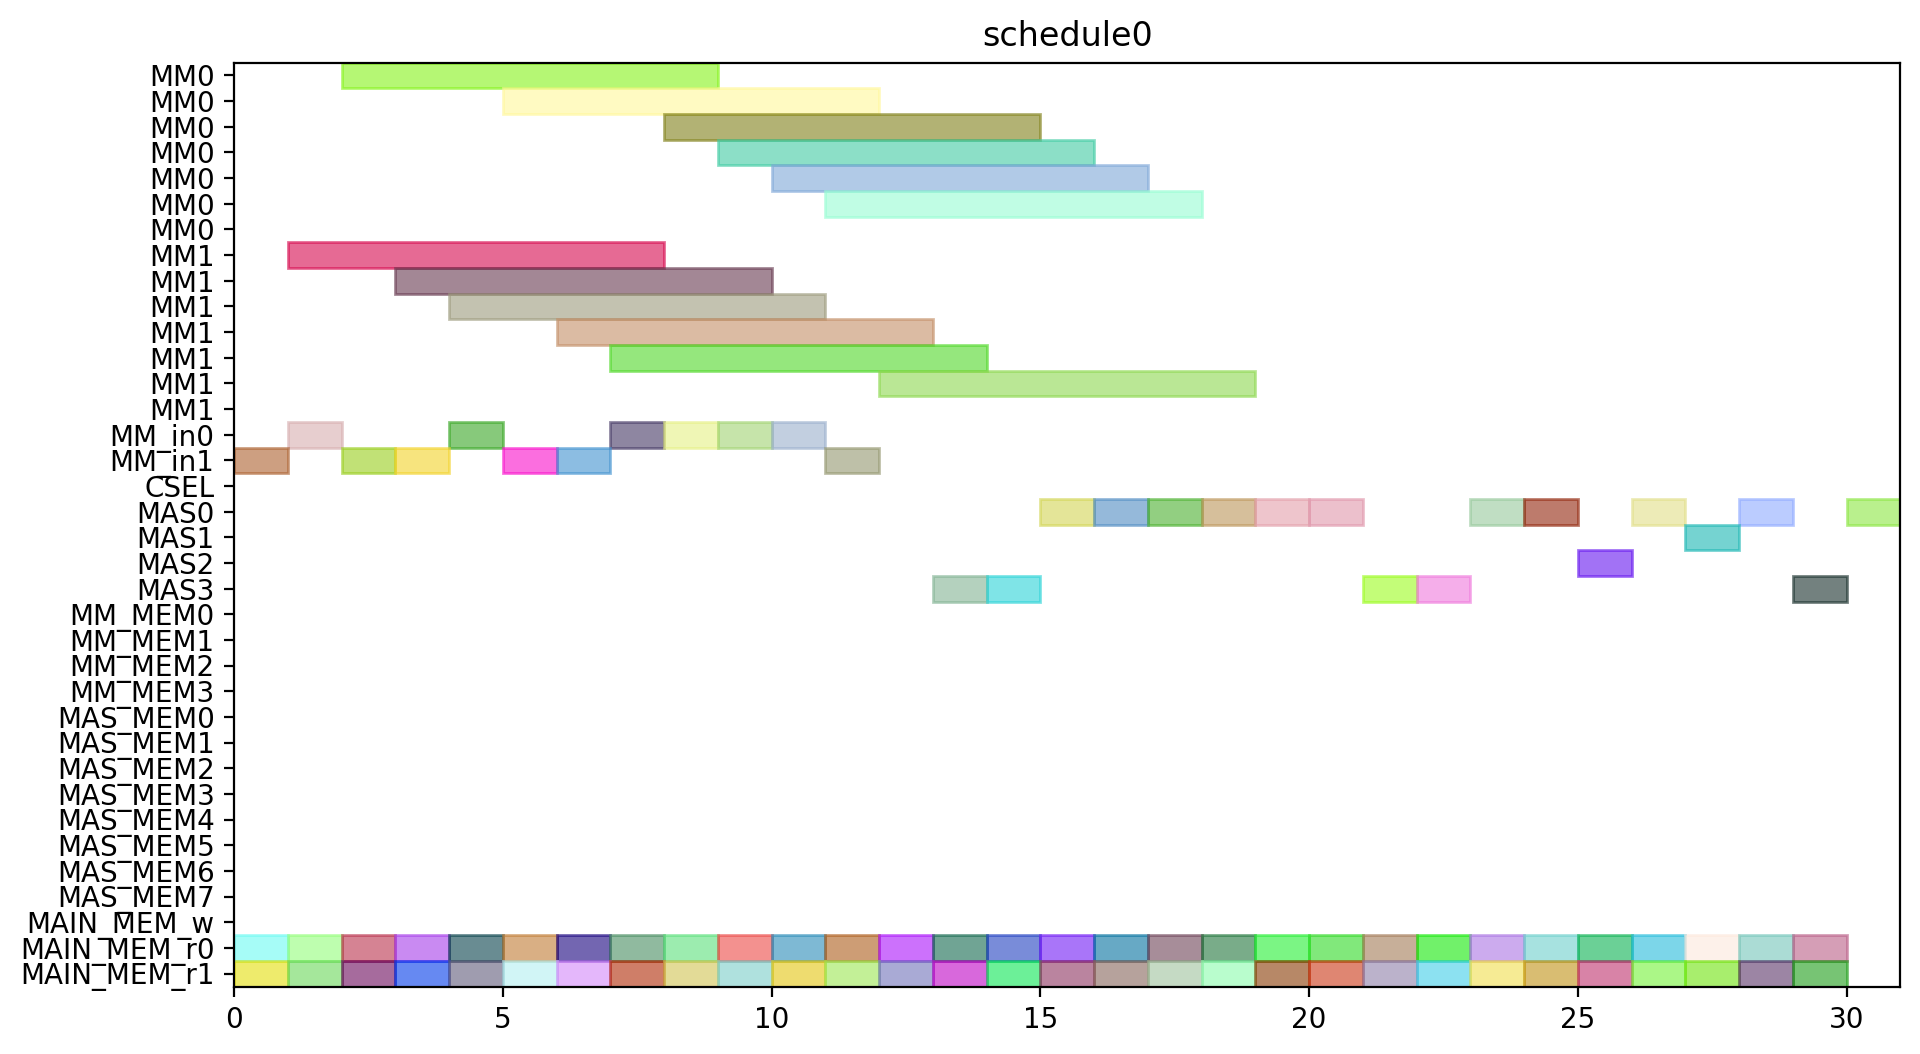

Write the Python code that produced this figure.
from pyschedule import Scenario, solvers, plotters, alt


def solve():
	horizon = 120
	S = Scenario("schedule0", horizon=horizon)

	# resource
	MM = S.Resources('MM', num=2, size=7)
	MM_in = S.Resources('MM_in', num=2)
	CSEL = S.Resource('CSEL')
	MAS = S.Resources('MAS', num=4, size=1, periods=range(1, horizon))
	MM_MEM = S.Resources('MM_MEM', num=4)
	MAS_MEM = S.Resources('MAS_MEM', num=8)
	MAIN_MEM_w = S.Resource('MAIN_MEM_w', size=1)
	MAIN_MEM_r = S.Resources('MAIN_MEM_r', num=2)

	# result of previous scheduling

	# new tasks
	c_t0_t0_t0 = S.Task('c_t0_t0_t0', length=7, delay_cost=1)
	c_t0_t0_t0 += alt(MM)
	c_t0_t0_t0_in = S.Task('c_t0_t0_t0_in', length=1, delay_cost=1)
	c_t0_t0_t0_in += alt(MM_in)
	S += c_t0_t0_t0_in*MM_in[0]<=c_t0_t0_t0*MM[0]
	S += c_t0_t0_t0_in*MM_in[1]<=c_t0_t0_t0*MM[1]
	c_t0_t0_t0_mem0 = S.Task('c_t0_t0_t0_mem0', length=1, delay_cost=1)
	c_t0_t0_t0_mem0 += MAIN_MEM_r[0]
	S += c_t0_t0_t0_mem0 <= c_t0_t0_t0

	c_t0_t0_t0_mem1 = S.Task('c_t0_t0_t0_mem1', length=1, delay_cost=1)
	c_t0_t0_t0_mem1 += MAIN_MEM_r[1]
	S += c_t0_t0_t0_mem1 <= c_t0_t0_t0

	c_t0_t0_t1 = S.Task('c_t0_t0_t1', length=7, delay_cost=1)
	c_t0_t0_t1 += alt(MM)
	c_t0_t0_t1_in = S.Task('c_t0_t0_t1_in', length=1, delay_cost=1)
	c_t0_t0_t1_in += alt(MM_in)
	S += c_t0_t0_t1_in*MM_in[0]<=c_t0_t0_t1*MM[0]
	S += c_t0_t0_t1_in*MM_in[1]<=c_t0_t0_t1*MM[1]
	c_t0_t0_t1_mem0 = S.Task('c_t0_t0_t1_mem0', length=1, delay_cost=1)
	c_t0_t0_t1_mem0 += MAIN_MEM_r[0]
	S += c_t0_t0_t1_mem0 <= c_t0_t0_t1

	c_t0_t0_t1_mem1 = S.Task('c_t0_t0_t1_mem1', length=1, delay_cost=1)
	c_t0_t0_t1_mem1 += MAIN_MEM_r[1]
	S += c_t0_t0_t1_mem1 <= c_t0_t0_t1

	c_t0_t0_t2 = S.Task('c_t0_t0_t2', length=1, delay_cost=1)
	c_t0_t0_t2 += alt(MAS)
	c_t0_t0_t2_mem0 = S.Task('c_t0_t0_t2_mem0', length=1, delay_cost=1)
	c_t0_t0_t2_mem0 += MAIN_MEM_r[0]
	S += c_t0_t0_t2_mem0 <= c_t0_t0_t2

	c_t0_t0_t2_mem1 = S.Task('c_t0_t0_t2_mem1', length=1, delay_cost=1)
	c_t0_t0_t2_mem1 += MAIN_MEM_r[1]
	S += c_t0_t0_t2_mem1 <= c_t0_t0_t2

	c_t0_t0_t3 = S.Task('c_t0_t0_t3', length=1, delay_cost=1)
	c_t0_t0_t3 += alt(MAS)
	c_t0_t0_t3_mem0 = S.Task('c_t0_t0_t3_mem0', length=1, delay_cost=1)
	c_t0_t0_t3_mem0 += MAIN_MEM_r[0]
	S += c_t0_t0_t3_mem0 <= c_t0_t0_t3

	c_t0_t0_t3_mem1 = S.Task('c_t0_t0_t3_mem1', length=1, delay_cost=1)
	c_t0_t0_t3_mem1 += MAIN_MEM_r[1]
	S += c_t0_t0_t3_mem1 <= c_t0_t0_t3

	c_t0_t1_t0 = S.Task('c_t0_t1_t0', length=7, delay_cost=1)
	c_t0_t1_t0 += alt(MM)
	c_t0_t1_t0_in = S.Task('c_t0_t1_t0_in', length=1, delay_cost=1)
	c_t0_t1_t0_in += alt(MM_in)
	S += c_t0_t1_t0_in*MM_in[0]<=c_t0_t1_t0*MM[0]
	S += c_t0_t1_t0_in*MM_in[1]<=c_t0_t1_t0*MM[1]
	c_t0_t1_t0_mem0 = S.Task('c_t0_t1_t0_mem0', length=1, delay_cost=1)
	c_t0_t1_t0_mem0 += MAIN_MEM_r[0]
	S += c_t0_t1_t0_mem0 <= c_t0_t1_t0

	c_t0_t1_t0_mem1 = S.Task('c_t0_t1_t0_mem1', length=1, delay_cost=1)
	c_t0_t1_t0_mem1 += MAIN_MEM_r[1]
	S += c_t0_t1_t0_mem1 <= c_t0_t1_t0

	c_t0_t1_t1 = S.Task('c_t0_t1_t1', length=7, delay_cost=1)
	c_t0_t1_t1 += alt(MM)
	c_t0_t1_t1_in = S.Task('c_t0_t1_t1_in', length=1, delay_cost=1)
	c_t0_t1_t1_in += alt(MM_in)
	S += c_t0_t1_t1_in*MM_in[0]<=c_t0_t1_t1*MM[0]
	S += c_t0_t1_t1_in*MM_in[1]<=c_t0_t1_t1*MM[1]
	c_t0_t1_t1_mem0 = S.Task('c_t0_t1_t1_mem0', length=1, delay_cost=1)
	c_t0_t1_t1_mem0 += MAIN_MEM_r[0]
	S += c_t0_t1_t1_mem0 <= c_t0_t1_t1

	c_t0_t1_t1_mem1 = S.Task('c_t0_t1_t1_mem1', length=1, delay_cost=1)
	c_t0_t1_t1_mem1 += MAIN_MEM_r[1]
	S += c_t0_t1_t1_mem1 <= c_t0_t1_t1

	c_t0_t1_t2 = S.Task('c_t0_t1_t2', length=1, delay_cost=1)
	c_t0_t1_t2 += alt(MAS)
	c_t0_t1_t2_mem0 = S.Task('c_t0_t1_t2_mem0', length=1, delay_cost=1)
	c_t0_t1_t2_mem0 += MAIN_MEM_r[0]
	S += c_t0_t1_t2_mem0 <= c_t0_t1_t2

	c_t0_t1_t2_mem1 = S.Task('c_t0_t1_t2_mem1', length=1, delay_cost=1)
	c_t0_t1_t2_mem1 += MAIN_MEM_r[1]
	S += c_t0_t1_t2_mem1 <= c_t0_t1_t2

	c_t0_t1_t3 = S.Task('c_t0_t1_t3', length=1, delay_cost=1)
	c_t0_t1_t3 += alt(MAS)
	c_t0_t1_t3_mem0 = S.Task('c_t0_t1_t3_mem0', length=1, delay_cost=1)
	c_t0_t1_t3_mem0 += MAIN_MEM_r[0]
	S += c_t0_t1_t3_mem0 <= c_t0_t1_t3

	c_t0_t1_t3_mem1 = S.Task('c_t0_t1_t3_mem1', length=1, delay_cost=1)
	c_t0_t1_t3_mem1 += MAIN_MEM_r[1]
	S += c_t0_t1_t3_mem1 <= c_t0_t1_t3

	c_t0_t20 = S.Task('c_t0_t20', length=1, delay_cost=1)
	c_t0_t20 += alt(MAS)
	c_t0_t20_mem0 = S.Task('c_t0_t20_mem0', length=1, delay_cost=1)
	c_t0_t20_mem0 += MAIN_MEM_r[0]
	S += c_t0_t20_mem0 <= c_t0_t20

	c_t0_t20_mem1 = S.Task('c_t0_t20_mem1', length=1, delay_cost=1)
	c_t0_t20_mem1 += MAIN_MEM_r[1]
	S += c_t0_t20_mem1 <= c_t0_t20

	c_t0_t21 = S.Task('c_t0_t21', length=1, delay_cost=1)
	c_t0_t21 += alt(MAS)
	c_t0_t21_mem0 = S.Task('c_t0_t21_mem0', length=1, delay_cost=1)
	c_t0_t21_mem0 += MAIN_MEM_r[0]
	S += c_t0_t21_mem0 <= c_t0_t21

	c_t0_t21_mem1 = S.Task('c_t0_t21_mem1', length=1, delay_cost=1)
	c_t0_t21_mem1 += MAIN_MEM_r[1]
	S += c_t0_t21_mem1 <= c_t0_t21

	c_t0_t30 = S.Task('c_t0_t30', length=1, delay_cost=1)
	c_t0_t30 += alt(MAS)
	c_t0_t30_mem0 = S.Task('c_t0_t30_mem0', length=1, delay_cost=1)
	c_t0_t30_mem0 += MAIN_MEM_r[0]
	S += c_t0_t30_mem0 <= c_t0_t30

	c_t0_t30_mem1 = S.Task('c_t0_t30_mem1', length=1, delay_cost=1)
	c_t0_t30_mem1 += MAIN_MEM_r[1]
	S += c_t0_t30_mem1 <= c_t0_t30

	c_t0_t31 = S.Task('c_t0_t31', length=1, delay_cost=1)
	c_t0_t31 += alt(MAS)
	c_t0_t31_mem0 = S.Task('c_t0_t31_mem0', length=1, delay_cost=1)
	c_t0_t31_mem0 += MAIN_MEM_r[0]
	S += c_t0_t31_mem0 <= c_t0_t31

	c_t0_t31_mem1 = S.Task('c_t0_t31_mem1', length=1, delay_cost=1)
	c_t0_t31_mem1 += MAIN_MEM_r[1]
	S += c_t0_t31_mem1 <= c_t0_t31

	c_t1_t0_t0 = S.Task('c_t1_t0_t0', length=7, delay_cost=1)
	c_t1_t0_t0 += alt(MM)
	c_t1_t0_t0_in = S.Task('c_t1_t0_t0_in', length=1, delay_cost=1)
	c_t1_t0_t0_in += alt(MM_in)
	S += c_t1_t0_t0_in*MM_in[0]<=c_t1_t0_t0*MM[0]
	S += c_t1_t0_t0_in*MM_in[1]<=c_t1_t0_t0*MM[1]
	c_t1_t0_t0_mem0 = S.Task('c_t1_t0_t0_mem0', length=1, delay_cost=1)
	c_t1_t0_t0_mem0 += MAIN_MEM_r[0]
	S += c_t1_t0_t0_mem0 <= c_t1_t0_t0

	c_t1_t0_t0_mem1 = S.Task('c_t1_t0_t0_mem1', length=1, delay_cost=1)
	c_t1_t0_t0_mem1 += MAIN_MEM_r[1]
	S += c_t1_t0_t0_mem1 <= c_t1_t0_t0

	c_t1_t0_t1 = S.Task('c_t1_t0_t1', length=7, delay_cost=1)
	c_t1_t0_t1 += alt(MM)
	c_t1_t0_t1_in = S.Task('c_t1_t0_t1_in', length=1, delay_cost=1)
	c_t1_t0_t1_in += alt(MM_in)
	S += c_t1_t0_t1_in*MM_in[0]<=c_t1_t0_t1*MM[0]
	S += c_t1_t0_t1_in*MM_in[1]<=c_t1_t0_t1*MM[1]
	c_t1_t0_t1_mem0 = S.Task('c_t1_t0_t1_mem0', length=1, delay_cost=1)
	c_t1_t0_t1_mem0 += MAIN_MEM_r[0]
	S += c_t1_t0_t1_mem0 <= c_t1_t0_t1

	c_t1_t0_t1_mem1 = S.Task('c_t1_t0_t1_mem1', length=1, delay_cost=1)
	c_t1_t0_t1_mem1 += MAIN_MEM_r[1]
	S += c_t1_t0_t1_mem1 <= c_t1_t0_t1

	c_t1_t0_t2 = S.Task('c_t1_t0_t2', length=1, delay_cost=1)
	c_t1_t0_t2 += alt(MAS)
	c_t1_t0_t2_mem0 = S.Task('c_t1_t0_t2_mem0', length=1, delay_cost=1)
	c_t1_t0_t2_mem0 += MAIN_MEM_r[0]
	S += c_t1_t0_t2_mem0 <= c_t1_t0_t2

	c_t1_t0_t2_mem1 = S.Task('c_t1_t0_t2_mem1', length=1, delay_cost=1)
	c_t1_t0_t2_mem1 += MAIN_MEM_r[1]
	S += c_t1_t0_t2_mem1 <= c_t1_t0_t2

	c_t1_t0_t3 = S.Task('c_t1_t0_t3', length=1, delay_cost=1)
	c_t1_t0_t3 += alt(MAS)
	c_t1_t0_t3_mem0 = S.Task('c_t1_t0_t3_mem0', length=1, delay_cost=1)
	c_t1_t0_t3_mem0 += MAIN_MEM_r[0]
	S += c_t1_t0_t3_mem0 <= c_t1_t0_t3

	c_t1_t0_t3_mem1 = S.Task('c_t1_t0_t3_mem1', length=1, delay_cost=1)
	c_t1_t0_t3_mem1 += MAIN_MEM_r[1]
	S += c_t1_t0_t3_mem1 <= c_t1_t0_t3

	c_t1_t1_t0 = S.Task('c_t1_t1_t0', length=7, delay_cost=1)
	c_t1_t1_t0 += alt(MM)
	c_t1_t1_t0_in = S.Task('c_t1_t1_t0_in', length=1, delay_cost=1)
	c_t1_t1_t0_in += alt(MM_in)
	S += c_t1_t1_t0_in*MM_in[0]<=c_t1_t1_t0*MM[0]
	S += c_t1_t1_t0_in*MM_in[1]<=c_t1_t1_t0*MM[1]
	c_t1_t1_t0_mem0 = S.Task('c_t1_t1_t0_mem0', length=1, delay_cost=1)
	c_t1_t1_t0_mem0 += MAIN_MEM_r[0]
	S += c_t1_t1_t0_mem0 <= c_t1_t1_t0

	c_t1_t1_t0_mem1 = S.Task('c_t1_t1_t0_mem1', length=1, delay_cost=1)
	c_t1_t1_t0_mem1 += MAIN_MEM_r[1]
	S += c_t1_t1_t0_mem1 <= c_t1_t1_t0

	c_t1_t1_t1 = S.Task('c_t1_t1_t1', length=7, delay_cost=1)
	c_t1_t1_t1 += alt(MM)
	c_t1_t1_t1_in = S.Task('c_t1_t1_t1_in', length=1, delay_cost=1)
	c_t1_t1_t1_in += alt(MM_in)
	S += c_t1_t1_t1_in*MM_in[0]<=c_t1_t1_t1*MM[0]
	S += c_t1_t1_t1_in*MM_in[1]<=c_t1_t1_t1*MM[1]
	c_t1_t1_t1_mem0 = S.Task('c_t1_t1_t1_mem0', length=1, delay_cost=1)
	c_t1_t1_t1_mem0 += MAIN_MEM_r[0]
	S += c_t1_t1_t1_mem0 <= c_t1_t1_t1

	c_t1_t1_t1_mem1 = S.Task('c_t1_t1_t1_mem1', length=1, delay_cost=1)
	c_t1_t1_t1_mem1 += MAIN_MEM_r[1]
	S += c_t1_t1_t1_mem1 <= c_t1_t1_t1

	c_t1_t1_t2 = S.Task('c_t1_t1_t2', length=1, delay_cost=1)
	c_t1_t1_t2 += alt(MAS)
	c_t1_t1_t2_mem0 = S.Task('c_t1_t1_t2_mem0', length=1, delay_cost=1)
	c_t1_t1_t2_mem0 += MAIN_MEM_r[0]
	S += c_t1_t1_t2_mem0 <= c_t1_t1_t2

	c_t1_t1_t2_mem1 = S.Task('c_t1_t1_t2_mem1', length=1, delay_cost=1)
	c_t1_t1_t2_mem1 += MAIN_MEM_r[1]
	S += c_t1_t1_t2_mem1 <= c_t1_t1_t2

	c_t1_t1_t3 = S.Task('c_t1_t1_t3', length=1, delay_cost=1)
	c_t1_t1_t3 += alt(MAS)
	c_t1_t1_t3_mem0 = S.Task('c_t1_t1_t3_mem0', length=1, delay_cost=1)
	c_t1_t1_t3_mem0 += MAIN_MEM_r[0]
	S += c_t1_t1_t3_mem0 <= c_t1_t1_t3

	c_t1_t1_t3_mem1 = S.Task('c_t1_t1_t3_mem1', length=1, delay_cost=1)
	c_t1_t1_t3_mem1 += MAIN_MEM_r[1]
	S += c_t1_t1_t3_mem1 <= c_t1_t1_t3

	c_t1_t20 = S.Task('c_t1_t20', length=1, delay_cost=1)
	c_t1_t20 += alt(MAS)
	c_t1_t20_mem0 = S.Task('c_t1_t20_mem0', length=1, delay_cost=1)
	c_t1_t20_mem0 += MAIN_MEM_r[0]
	S += c_t1_t20_mem0 <= c_t1_t20

	c_t1_t20_mem1 = S.Task('c_t1_t20_mem1', length=1, delay_cost=1)
	c_t1_t20_mem1 += MAIN_MEM_r[1]
	S += c_t1_t20_mem1 <= c_t1_t20

	c_t1_t21 = S.Task('c_t1_t21', length=1, delay_cost=1)
	c_t1_t21 += alt(MAS)
	c_t1_t21_mem0 = S.Task('c_t1_t21_mem0', length=1, delay_cost=1)
	c_t1_t21_mem0 += MAIN_MEM_r[0]
	S += c_t1_t21_mem0 <= c_t1_t21

	c_t1_t21_mem1 = S.Task('c_t1_t21_mem1', length=1, delay_cost=1)
	c_t1_t21_mem1 += MAIN_MEM_r[1]
	S += c_t1_t21_mem1 <= c_t1_t21

	c_t1_t30 = S.Task('c_t1_t30', length=1, delay_cost=1)
	c_t1_t30 += alt(MAS)
	c_t1_t30_mem0 = S.Task('c_t1_t30_mem0', length=1, delay_cost=1)
	c_t1_t30_mem0 += MAIN_MEM_r[0]
	S += c_t1_t30_mem0 <= c_t1_t30

	c_t1_t30_mem1 = S.Task('c_t1_t30_mem1', length=1, delay_cost=1)
	c_t1_t30_mem1 += MAIN_MEM_r[1]
	S += c_t1_t30_mem1 <= c_t1_t30

	c_t1_t31 = S.Task('c_t1_t31', length=1, delay_cost=1)
	c_t1_t31 += alt(MAS)
	c_t1_t31_mem0 = S.Task('c_t1_t31_mem0', length=1, delay_cost=1)
	c_t1_t31_mem0 += MAIN_MEM_r[0]
	S += c_t1_t31_mem0 <= c_t1_t31

	c_t1_t31_mem1 = S.Task('c_t1_t31_mem1', length=1, delay_cost=1)
	c_t1_t31_mem1 += MAIN_MEM_r[1]
	S += c_t1_t31_mem1 <= c_t1_t31

	c_t2_t0_t0 = S.Task('c_t2_t0_t0', length=7, delay_cost=1)
	c_t2_t0_t0 += alt(MM)
	c_t2_t0_t0_in = S.Task('c_t2_t0_t0_in', length=1, delay_cost=1)
	c_t2_t0_t0_in += alt(MM_in)
	S += c_t2_t0_t0_in*MM_in[0]<=c_t2_t0_t0*MM[0]
	S += c_t2_t0_t0_in*MM_in[1]<=c_t2_t0_t0*MM[1]
	c_t2_t0_t0_mem0 = S.Task('c_t2_t0_t0_mem0', length=1, delay_cost=1)
	c_t2_t0_t0_mem0 += MAIN_MEM_r[0]
	S += c_t2_t0_t0_mem0 <= c_t2_t0_t0

	c_t2_t0_t0_mem1 = S.Task('c_t2_t0_t0_mem1', length=1, delay_cost=1)
	c_t2_t0_t0_mem1 += MAIN_MEM_r[1]
	S += c_t2_t0_t0_mem1 <= c_t2_t0_t0

	c_t2_t0_t1 = S.Task('c_t2_t0_t1', length=7, delay_cost=1)
	c_t2_t0_t1 += alt(MM)
	c_t2_t0_t1_in = S.Task('c_t2_t0_t1_in', length=1, delay_cost=1)
	c_t2_t0_t1_in += alt(MM_in)
	S += c_t2_t0_t1_in*MM_in[0]<=c_t2_t0_t1*MM[0]
	S += c_t2_t0_t1_in*MM_in[1]<=c_t2_t0_t1*MM[1]
	c_t2_t0_t1_mem0 = S.Task('c_t2_t0_t1_mem0', length=1, delay_cost=1)
	c_t2_t0_t1_mem0 += MAIN_MEM_r[0]
	S += c_t2_t0_t1_mem0 <= c_t2_t0_t1

	c_t2_t0_t1_mem1 = S.Task('c_t2_t0_t1_mem1', length=1, delay_cost=1)
	c_t2_t0_t1_mem1 += MAIN_MEM_r[1]
	S += c_t2_t0_t1_mem1 <= c_t2_t0_t1

	c_t2_t0_t2 = S.Task('c_t2_t0_t2', length=1, delay_cost=1)
	c_t2_t0_t2 += alt(MAS)
	c_t2_t0_t2_mem0 = S.Task('c_t2_t0_t2_mem0', length=1, delay_cost=1)
	c_t2_t0_t2_mem0 += MAIN_MEM_r[0]
	S += c_t2_t0_t2_mem0 <= c_t2_t0_t2

	c_t2_t0_t2_mem1 = S.Task('c_t2_t0_t2_mem1', length=1, delay_cost=1)
	c_t2_t0_t2_mem1 += MAIN_MEM_r[1]
	S += c_t2_t0_t2_mem1 <= c_t2_t0_t2

	c_t2_t0_t3 = S.Task('c_t2_t0_t3', length=1, delay_cost=1)
	c_t2_t0_t3 += alt(MAS)
	c_t2_t0_t3_mem0 = S.Task('c_t2_t0_t3_mem0', length=1, delay_cost=1)
	c_t2_t0_t3_mem0 += MAIN_MEM_r[0]
	S += c_t2_t0_t3_mem0 <= c_t2_t0_t3

	c_t2_t0_t3_mem1 = S.Task('c_t2_t0_t3_mem1', length=1, delay_cost=1)
	c_t2_t0_t3_mem1 += MAIN_MEM_r[1]
	S += c_t2_t0_t3_mem1 <= c_t2_t0_t3

	c_t2_t1_t0 = S.Task('c_t2_t1_t0', length=7, delay_cost=1)
	c_t2_t1_t0 += alt(MM)
	c_t2_t1_t0_in = S.Task('c_t2_t1_t0_in', length=1, delay_cost=1)
	c_t2_t1_t0_in += alt(MM_in)
	S += c_t2_t1_t0_in*MM_in[0]<=c_t2_t1_t0*MM[0]
	S += c_t2_t1_t0_in*MM_in[1]<=c_t2_t1_t0*MM[1]
	c_t2_t1_t0_mem0 = S.Task('c_t2_t1_t0_mem0', length=1, delay_cost=1)
	c_t2_t1_t0_mem0 += MAIN_MEM_r[0]
	S += c_t2_t1_t0_mem0 <= c_t2_t1_t0

	c_t2_t1_t0_mem1 = S.Task('c_t2_t1_t0_mem1', length=1, delay_cost=1)
	c_t2_t1_t0_mem1 += MAIN_MEM_r[1]
	S += c_t2_t1_t0_mem1 <= c_t2_t1_t0

	c_t2_t1_t1 = S.Task('c_t2_t1_t1', length=7, delay_cost=1)
	c_t2_t1_t1 += alt(MM)
	c_t2_t1_t1_in = S.Task('c_t2_t1_t1_in', length=1, delay_cost=1)
	c_t2_t1_t1_in += alt(MM_in)
	S += c_t2_t1_t1_in*MM_in[0]<=c_t2_t1_t1*MM[0]
	S += c_t2_t1_t1_in*MM_in[1]<=c_t2_t1_t1*MM[1]
	c_t2_t1_t1_mem0 = S.Task('c_t2_t1_t1_mem0', length=1, delay_cost=1)
	c_t2_t1_t1_mem0 += MAIN_MEM_r[0]
	S += c_t2_t1_t1_mem0 <= c_t2_t1_t1

	c_t2_t1_t1_mem1 = S.Task('c_t2_t1_t1_mem1', length=1, delay_cost=1)
	c_t2_t1_t1_mem1 += MAIN_MEM_r[1]
	S += c_t2_t1_t1_mem1 <= c_t2_t1_t1

	solvers.mip.solve(S,msg=1,kind='CPLEX',ratio_gap=1.01)

	solution = [['hoge']*len(S.solution()[1]) for i in range(len(S.solution()))]
	for i in range(len(S.solution())):
		for j in range(len(S.solution()[i])):
			solution[i][j]=str(S.solution()[i][j])
	print(solution)

	cycles = int(solution[-1][3])

	pic_file_name = "/home/mfukuda/ABE/multiRAM_multiMAS_16mux/scheduling_result/stage7MM2_stage1MAS4/MUL/schedule0.png"
	if(S.solution() != []):
		plotters.matplotlib.plot(S,img_filename=pic_file_name, show_task_labels=False, fig_size=(cycles*0.25+3, 6))

	return solution
